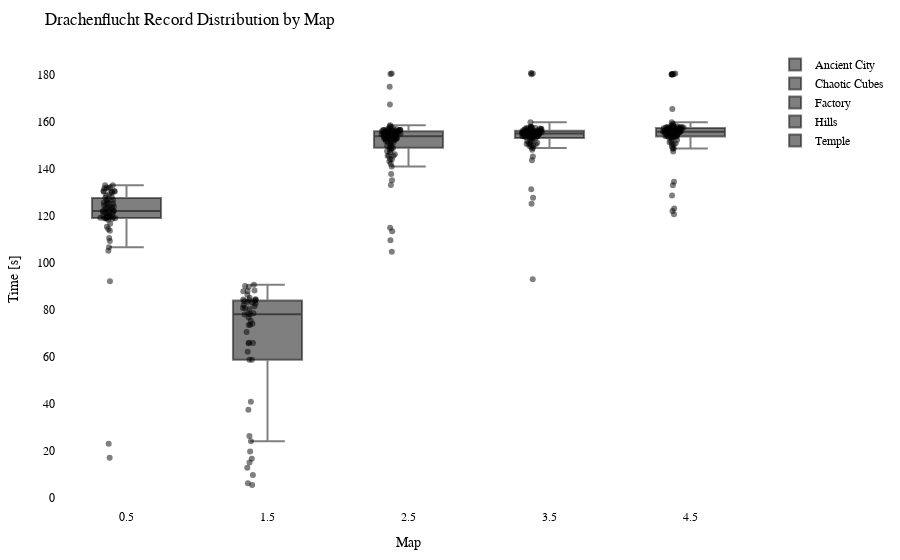

Notebook source saved alongside this figure:
### Code cell
import plotly.graph_objects as go
import plotly.io as pio

df = getRecordsDataframe(minigame="Drachenflucht")

# Calculate the offset for centering the data points
num_columns = len(df.columns)
offset = 0.5

# Create a Swarm plot using Plotly
fig = go.Figure()

for i, column in enumerate(df.columns):
    x_values = [i + offset] * len(df[column])  # Adjust x-values with offset for horizontal centering
    fig.add_trace(go.Box(x=x_values,
                         y=df[column],
                         name=column,
                         boxpoints='all',
                         pointpos=-0.5,  # Adjust point position to prevent overlapping
                         marker=dict(color='rgba(0,0,0,0.5)', size=6),  # Adjust marker color and size
                         hovertext=df.index,
                         hoverinfo='text+y'))

fig.update_layout(title="Drachenflucht Record Distribution by Map",
                  xaxis=dict(title="Map"),
                  yaxis=dict(title="Time [s]"),
                  showlegend=True,
                  font=dict(family="Arial", size=12, color="black"),  # Customize font
                  plot_bgcolor="white",  # Set background color
                  margin=dict(l=50, r=50, t=50, b=50),  # Adjust margins for better layout
                  )

pio.show(fig)

pio.write_html(fig, "out/drache_swarm_plot.html")

### Figure 1 — Plotly figure (JSON) as saved in the notebook; plotly's stock layout.template omitted (floating-point values rounded to 4 significant figures)
{"data": [{"boxpoints": "all", "hoverinfo": "text+y", "hovertext": ["agowskyy", "Anni808", "Axollotel", "BacardiSprite", "bawskey", "BusinessBent", "byTobi", "cediiiiii_10", "Chander24", "Chrisi20101", "crocodile1870", "cxl1lo", "DarkCobweb", "DerBaumIstDerWeg", "Dokkkkko", "Ex4cted", "Falke23_5", "Feinberg", "Fflopse", "ForceFox", "Freeeedom", "frutigall", "GamemasterNiki", "GeneralEnte06", "Gerrygames", "Gobo9", "GrafikKatze", "Grapfen", "Gummibearchen", "H1ghsay", "h4nnes", "Harold_Sensemann", "HerrDante", "Jan2220", "JennieKim", "jimmi1410", "JOW23", "Joy_8oy", "JustK1lling", "KakaMC", "Kanickelul", "Kokochampi", "Kokochampo", "Kyuudo", "LeWi_100", "Livgo", "lizsyy", "LordAlexos", "Lubotter2009", "Luis_XYZ", "M0orey_0", "marbrueck", "Martomias", "Mincheeen", "MrNulfred", "Nexilus", "Ninivee", "officialryzon", "Oronor", "Pedrozockt", "Picutar", "PixlNight", "PolizeiDreamy", "Radattel", "Raefinzs", "Ritokii", "rXzEr_Justin", "Sackkerl", "schmaarek", "ScreamingBlatz", "Sebi1801", "Seemops_8", "Sey__", "SpeckyCut", "StaudammAusHolz", "Tomiokey", "tsuneee", "twitchparaskiill", "Txlentierter", "Umgfoin", "WirdNichtGeladen", "Wissender", "xBaumeisterin", "xX_Dima_ggg_Xx6", "xX_Masha_ggg_Xx9", "ymq_", "yzvm", "zTotito", "_n3d", "_Waldi_"], "marker": {"color": "rgba(0,0,0,0.5)", "size": 6}, "name": "Ancient City", "pointpos": -0.5, "type": "box", "x": [0.5, 0.5, 0.5, 0.5, 0.5, 0.5, 0.5, 0.5, 0.5, 0.5, 0.5, 0.5, 0.5, 0.5, 0.5, 0.5, 0.5, 0.5, 0.5, 0.5, 0.5, 0.5, 0.5, 0.5, 0.5, 0.5, 0.5, 0.5, 0.5, 0.5, 0.5, 0.5, 0.5, 0.5, 0.5, 0.5, 0.5, 0.5, 0.5, 0.5, 0.5, 0.5, 0.5, 0.5, 0.5, 0.5, 0.5, 0.5, 0.5, 0.5, 0.5, 0.5, 0.5, 0.5, 0.5, 0.5, 0.5, 0.5, 0.5, 0.5, 0.5, 0.5, 0.5, 0.5, 0.5, 0.5, 0.5, 0.5, 0.5, 0.5, 0.5, 0.5, 0.5, 0.5, 0.5, 0.5, 0.5, 0.5, 0.5, 0.5, 0.5, 0.5, 0.5, 0.5, 0.5, 0.5, 0.5, 0.5, 0.5, 0.5], "y": [null, 118.9, null, null, null, 123.2, 124.4, 133.0, 23.01, 109.2, 127.6, 110.5, 128.1, null, null, 129.8, null, 123.9, 130.2, 126.7, 121.6, null, 106.5, 123.6, 131.6, 133.0, 120.7, 130.5, null, null, 125.6, 121.8, 131.9, 125.1, 114.3, null, 131.6, null, 115.3, 130.5, 122.1, 119.6, 118.9, 118.7, 125.3, 119.1, 130.2, 127.0, 119.8, 17.04, null, 122.0, 123.0, null, null, 113.6, 118.3, null, 125.3, 131.9, null, 130.2, 119.2, null, 105.0, 121.7, 123.4, null, 120.4, 122.9, null, null, 128.5, 119.3, 121.5, 116.6, null, 121.0, null, 119.6, 129.0, null, 118.9, 119.1, null, 119.0, null, 92.11, 126.4, null]}, {"boxpoints": "all", "hoverinfo": "text+y", "hovertext": ["agowskyy", "Anni808", "Axollotel", "BacardiSprite", "bawskey", "BusinessBent", "byTobi", "cediiiiii_10", "Chander24", "Chrisi20101", "crocodile1870", "cxl1lo", "DarkCobweb", "DerBaumIstDerWeg", "Dokkkkko", "Ex4cted", "Falke23_5", "Feinberg", "Fflopse", "ForceFox", "Freeeedom", "frutigall", "GamemasterNiki", "GeneralEnte06", "Gerrygames", "Gobo9", "GrafikKatze", "Grapfen", "Gummibearchen", "H1ghsay", "h4nnes", "Harold_Sensemann", "HerrDante", "Jan2220", "JennieKim", "jimmi1410", "JOW23", "Joy_8oy", "JustK1lling", "KakaMC", "Kanickelul", "Kokochampi", "Kokochampo", "Kyuudo", "LeWi_100", "Livgo", "lizsyy", "LordAlexos", "Lubotter2009", "Luis_XYZ", "M0orey_0", "marbrueck", "Martomias", "Mincheeen", "MrNulfred", "Nexilus", "Ninivee", "officialryzon", "Oronor", "Pedrozockt", "Picutar", "PixlNight", "PolizeiDreamy", "Radattel", "Raefinzs", "Ritokii", "rXzEr_Justin", "Sackkerl", "schmaarek", "ScreamingBlatz", "Sebi1801", "Seemops_8", "Sey__", "SpeckyCut", "StaudammAusHolz", "Tomiokey", "tsuneee", "twitchparaskiill", "Txlentierter", "Umgfoin", "WirdNichtGeladen", "Wissender", "xBaumeisterin", "xX_Dima_ggg_Xx6", "xX_Masha_ggg_Xx9", "ymq_", "yzvm", "zTotito", "_n3d", "_Waldi_"], "marker": {"color": "rgba(0,0,0,0.5)", "size": 6}, "name": "Chaotic Cubes", "pointpos": -0.5, "type": "box", "x": [1.5, 1.5, 1.5, 1.5, 1.5, 1.5, 1.5, 1.5, 1.5, 1.5, 1.5, 1.5, 1.5, 1.5, 1.5, 1.5, 1.5, 1.5, 1.5, 1.5, 1.5, 1.5, 1.5, 1.5, 1.5, 1.5, 1.5, 1.5, 1.5, 1.5, 1.5, 1.5, 1.5, 1.5, 1.5, 1.5, 1.5, 1.5, 1.5, 1.5, 1.5, 1.5, 1.5, 1.5, 1.5, 1.5, 1.5, 1.5, 1.5, 1.5, 1.5, 1.5, 1.5, 1.5, 1.5, 1.5, 1.5, 1.5, 1.5, 1.5, 1.5, 1.5, 1.5, 1.5, 1.5, 1.5, 1.5, 1.5, 1.5, 1.5, 1.5, 1.5, 1.5, 1.5, 1.5, 1.5, 1.5, 1.5, 1.5, 1.5, 1.5, 1.5, 1.5, 1.5, 1.5, 1.5, 1.5, 1.5, 1.5, 1.5], "y": [null, null, null, null, null, 80.69, 78.46, null, 78.34, 65.68, 65.96, 24.07, 88.2, null, null, 89.75, 85.05, null, 80.18, 9.703, null, 37.45, 19.67, 74.07, 83.8, 84.36, null, 87.91, 73.5, null, 84.45, 81.52, 90.12, 82.61, null, null, 84.2, 5.38, 12.8, 86.31, 15.01, 16.62, null, null, 87.89, null, 77.91, null, 26.21, null, null, 78.1, null, null, null, 80.65, 58.76, null, null, 90.6, null, 83.02, 65.86, null, 40.81, 83.72, null, null, 62.16, 70.54, null, 83.36, null, 84.15, null, null, null, 81.9, null, null, null, 58.7, 75.34, null, null, null, null, 73.57, 6.115, 76.69]}, {"boxpoints": "all", "hoverinfo": "text+y", "hovertext": ["agowskyy", "Anni808", "Axollotel", "BacardiSprite", "bawskey", "BusinessBent", "byTobi", "cediiiiii_10", "Chander24", "Chrisi20101", "crocodile1870", "cxl1lo", "DarkCobweb", "DerBaumIstDerWeg", "Dokkkkko", "Ex4cted", "Falke23_5", "Feinberg", "Fflopse", "ForceFox", "Freeeedom", "frutigall", "GamemasterNiki", "GeneralEnte06", "Gerrygames", "Gobo9", "GrafikKatze", "Grapfen", "Gummibearchen", "H1ghsay", "h4nnes", "Harold_Sensemann", "HerrDante", "Jan2220", "JennieKim", "jimmi1410", "JOW23", "Joy_8oy", "JustK1lling", "KakaMC", "Kanickelul", "Kokochampi", "Kokochampo", "Kyuudo", "LeWi_100", "Livgo", "lizsyy", "LordAlexos", "Lubotter2009", "Luis_XYZ", "M0orey_0", "marbrueck", "Martomias", "Mincheeen", "MrNulfred", "Nexilus", "Ninivee", "officialryzon", "Oronor", "Pedrozockt", "Picutar", "PixlNight", "PolizeiDreamy", "Radattel", "Raefinzs", "Ritokii", "rXzEr_Justin", "Sackkerl", "schmaarek", "ScreamingBlatz", "Sebi1801", "Seemops_8", "Sey__", "SpeckyCut", "StaudammAusHolz", "Tomiokey", "tsuneee", "twitchparaskiill", "Txlentierter", "Umgfoin", "WirdNichtGeladen", "Wissender", "xBaumeisterin", "xX_Dima_ggg_Xx6", "xX_Masha_ggg_Xx9", "ymq_", "yzvm", "zTotito", "_n3d", "_Waldi_"], "marker": {"color": "rgba(0,0,0,0.5)", "size": 6}, "name": "Factory", "pointpos": -0.5, "type": "box", "x": [2.5, 2.5, 2.5, 2.5, 2.5, 2.5, 2.5, 2.5, 2.5, 2.5, 2.5, 2.5, 2.5, 2.5, 2.5, 2.5, 2.5, 2.5, 2.5, 2.5, 2.5, 2.5, 2.5, 2.5, 2.5, 2.5, 2.5, 2.5, 2.5, 2.5, 2.5, 2.5, 2.5, 2.5, 2.5, 2.5, 2.5, 2.5, 2.5, 2.5, 2.5, 2.5, 2.5, 2.5, 2.5, 2.5, 2.5, 2.5, 2.5, 2.5, 2.5, 2.5, 2.5, 2.5, 2.5, 2.5, 2.5, 2.5, 2.5, 2.5, 2.5, 2.5, 2.5, 2.5, 2.5, 2.5, 2.5, 2.5, 2.5, 2.5, 2.5, 2.5, 2.5, 2.5, 2.5, 2.5, 2.5, 2.5, 2.5, 2.5, 2.5, 2.5, 2.5, 2.5, 2.5, 2.5, 2.5, 2.5, 2.5, 2.5], "y": [150.1, 155.1, 147.4, 142.1, 156.0, 144.0, 152.2, 180.3, 151.7, 154.1, 154.8, 167.2, 155.9, 152.9, 156.4, 156.5, 155.2, null, 157.2, 133.0, 156.5, 152.8, 152.4, 157.1, 114.8, 156.0, 140.9, 155.6, 155.8, 180.5, 156.7, 151.4, 153.1, 154.4, 145.5, 153.7, 148.8, 158.1, 149.7, 153.1, null, 146.1, 145.5, 154.5, 154.7, 151.2, 156.4, 157.1, 156.4, 143.2, 156.7, 152.6, 155.8, 152.9, 158.5, 154.5, 148.1, 113.4, 146.8, 157.7, 155.0, 152.7, 109.5, 152.9, 135.0, 104.6, 144.1, 155.1, 156.2, 154.7, null, 154.3, 155.9, 147.9, 137.7, 153.7, 155.6, 149.0, 148.9, 153.8, 150.8, 156.2, 154.9, 153.6, 153.9, 174.8, 155.9, 145.5, 152.6, 151.1]}, {"boxpoints": "all", "hoverinfo": "text+y", "hovertext": ["agowskyy", "Anni808", "Axollotel", "BacardiSprite", "bawskey", "BusinessBent", "byTobi", "cediiiiii_10", "Chander24", "Chrisi20101", "crocodile1870", "cxl1lo", "DarkCobweb", "DerBaumIstDerWeg", "Dokkkkko", "Ex4cted", "Falke23_5", "Feinberg", "Fflopse", "ForceFox", "Freeeedom", "frutigall", "GamemasterNiki", "GeneralEnte06", "Gerrygames", "Gobo9", "GrafikKatze", "Grapfen", "Gummibearchen", "H1ghsay", "h4nnes", "Harold_Sensemann", "HerrDante", "Jan2220", "JennieKim", "jimmi1410", "JOW23", "Joy_8oy", "JustK1lling", "KakaMC", "Kanickelul", "Kokochampi", "Kokochampo", "Kyuudo", "LeWi_100", "Livgo", "lizsyy", "LordAlexos", "Lubotter2009", "Luis_XYZ", "M0orey_0", "marbrueck", "Martomias", "Mincheeen", "MrNulfred", "Nexilus", "Ninivee", "officialryzon", "Oronor", "Pedrozockt", "Picutar", "PixlNight", "PolizeiDreamy", "Radattel", "Raefinzs", "Ritokii", "rXzEr_Justin", "Sackkerl", "schmaarek", "ScreamingBlatz", "Sebi1801", "Seemops_8", "Sey__", "SpeckyCut", "StaudammAusHolz", "Tomiokey", "tsuneee", "twitchparaskiill", "Txlentierter", "Umgfoin", "WirdNichtGeladen", "Wissender", "xBaumeisterin", "xX_Dima_ggg_Xx6", "xX_Masha_ggg_Xx9", "ymq_", "yzvm", "zTotito", "_n3d", "_Waldi_"], "marker": {"color": "rgba(0,0,0,0.5)", "size": 6}, "name": "Hills", "pointpos": -0.5, "type": "box", "x": [3.5, 3.5, 3.5, 3.5, 3.5, 3.5, 3.5, 3.5, 3.5, 3.5, 3.5, 3.5, 3.5, 3.5, 3.5, 3.5, 3.5, 3.5, 3.5, 3.5, 3.5, 3.5, 3.5, 3.5, 3.5, 3.5, 3.5, 3.5, 3.5, 3.5, 3.5, 3.5, 3.5, 3.5, 3.5, 3.5, 3.5, 3.5, 3.5, 3.5, 3.5, 3.5, 3.5, 3.5, 3.5, 3.5, 3.5, 3.5, 3.5, 3.5, 3.5, 3.5, 3.5, 3.5, 3.5, 3.5, 3.5, 3.5, 3.5, 3.5, 3.5, 3.5, 3.5, 3.5, 3.5, 3.5, 3.5, 3.5, 3.5, 3.5, 3.5, 3.5, 3.5, 3.5, 3.5, 3.5, 3.5, 3.5, 3.5, 3.5, 3.5, 3.5, 3.5, 3.5, 3.5, 3.5, 3.5, 3.5, 3.5, 3.5], "y": [155.7, 155.2, 155.3, 156.8, 152, 153.3, 151.9, 156.3, 151.2, 153.8, 154.0, 154.9, 145.1, 154.8, 157.7, 180.1, 154.2, null, 157.1, 149.1, 156.8, 153.6, 153.3, 154.9, 131.2, 157.5, 143.6, 155.9, 156.1, 154.7, 154.5, 150.8, 157.0, 154.9, 154.9, 153.8, 155.6, 153.7, 156.3, 154.7, 92.91, 150.2, 149.8, 155.7, 157.3, 152.8, 156.9, 153.6, 155.0, 156.3, 155.7, 151.0, 156.2, 155.3, 180.5, 148.8, 153.7, 156.0, 155.2, 180.7, 156.6, 159.7, 153.3, 150.4, 155.7, 125.1, 151.8, 156.2, 156.1, 153.3, null, 154.1, 157.4, 127.7, 148.1, 155.5, 155.8, 152.8, 149.6, 157.5, 155.3, 155.7, 157.3, 154.6, 155.6, 155.0, 154.7, 150.4, 157.9, 155.1]}, {"boxpoints": "all", "hoverinfo": "text+y", "hovertext": ["agowskyy", "Anni808", "Axollotel", "BacardiSprite", "bawskey", "BusinessBent", "byTobi", "cediiiiii_10", "Chander24", "Chrisi20101", "crocodile1870", "cxl1lo", "DarkCobweb", "DerBaumIstDerWeg", "Dokkkkko", "Ex4cted", "Falke23_5", "Feinberg", "Fflopse", "ForceFox", "Freeeedom", "frutigall", "GamemasterNiki", "GeneralEnte06", "Gerrygames", "Gobo9", "GrafikKatze", "Grapfen", "Gummibearchen", "H1ghsay", "h4nnes", "Harold_Sensemann", "HerrDante", "Jan2220", "JennieKim", "jimmi1410", "JOW23", "Joy_8oy", "JustK1lling", "KakaMC", "Kanickelul", "Kokochampi", "Kokochampo", "Kyuudo", "LeWi_100", "Livgo", "lizsyy", "LordAlexos", "Lubotter2009", "Luis_XYZ", "M0orey_0", "marbrueck", "Martomias", "Mincheeen", "MrNulfred", "Nexilus", "Ninivee", "officialryzon", "Oronor", "Pedrozockt", "Picutar", "PixlNight", "PolizeiDreamy", "Radattel", "Raefinzs", "Ritokii", "rXzEr_Justin", "Sackkerl", "schmaarek", "ScreamingBlatz", "Sebi1801", "Seemops_8", "Sey__", "SpeckyCut", "StaudammAusHolz", "Tomiokey", "tsuneee", "twitchparaskiill", "Txlentierter", "Umgfoin", "WirdNichtGeladen", "Wissender", "xBaumeisterin", "xX_Dima_ggg_Xx6", "xX_Masha_ggg_Xx9", "ymq_", "yzvm", "zTotito", "_n3d", "_Waldi_"], "marker": {"color": "rgba(0,0,0,0.5)", "size": 6}, "name": "Temple", "pointpos": -0.5, "type": "box", "x": [4.5, 4.5, 4.5, 4.5, 4.5, 4.5, 4.5, 4.5, 4.5, 4.5, 4.5, 4.5, 4.5, 4.5, 4.5, 4.5, 4.5, 4.5, 4.5, 4.5, 4.5, 4.5, 4.5, 4.5, 4.5, 4.5, 4.5, 4.5, 4.5, 4.5, 4.5, 4.5, 4.5, 4.5, 4.5, 4.5, 4.5, 4.5, 4.5, 4.5, 4.5, 4.5, 4.5, 4.5, 4.5, 4.5, 4.5, 4.5, 4.5, 4.5, 4.5, 4.5, 4.5, 4.5, 4.5, 4.5, 4.5, 4.5, 4.5, 4.5, 4.5, 4.5, 4.5, 4.5, 4.5, 4.5, 4.5, 4.5, 4.5, 4.5, 4.5, 4.5, 4.5, 4.5, 4.5, 4.5, 4.5, 4.5, 4.5, 4.5, 4.5, 4.5, 4.5, 4.5, 4.5, 4.5, 4.5, 4.5, 4.5, 4.5], "y": [155.5, 157.1, 153.3, 155.1, 156.8, 148.5, 157.5, 158.0, 155.9, 180.5, 180.1, 156.0, 155.7, 155.2, 154.6, 157.5, 155.7, 120.6, 156.9, 151.2, 180.1, 159.8, 154.5, 180.2, 149.4, 158.0, 153.7, 155.6, 157.0, 157.7, 152.5, 155.7, 155.9, 155.7, 155.6, 155.8, 165.4, 156.5, 133.0, 155.6, 128.5, 150.5, 156.9, 156.3, 155.5, 159.1, 180.1, 152.2, 153.2, 153.7, 158.6, 147.3, 155.1, 156.7, 154.0, 153.6, 153.9, 123.1, 150.1, 157.8, 157.4, 156.2, 154.6, 148.6, 153.7, 150.8, 157.7, 156.5, 157.3, 157.5, null, 153.8, 157.2, 122.0, 154.0, 154.6, 155.9, 155.7, 134.5, 158.5, 155.1, 154.0, 157.4, 153.5, 151.7, 157.6, 156.4, 153.1, 156.8, 180.2]}], "layout": {"font": {"color": "black", "family": "Arial", "size": 12}, "margin": {"b": 50, "l": 50, "r": 50, "t": 50}, "plot_bgcolor": "white", "showlegend": true, "title": {"text": "Drachenflucht Record Distribution by Map"}, "xaxis": {"title": {"text": "Map"}}, "yaxis": {"title": {"text": "Time [s]"}}}}
